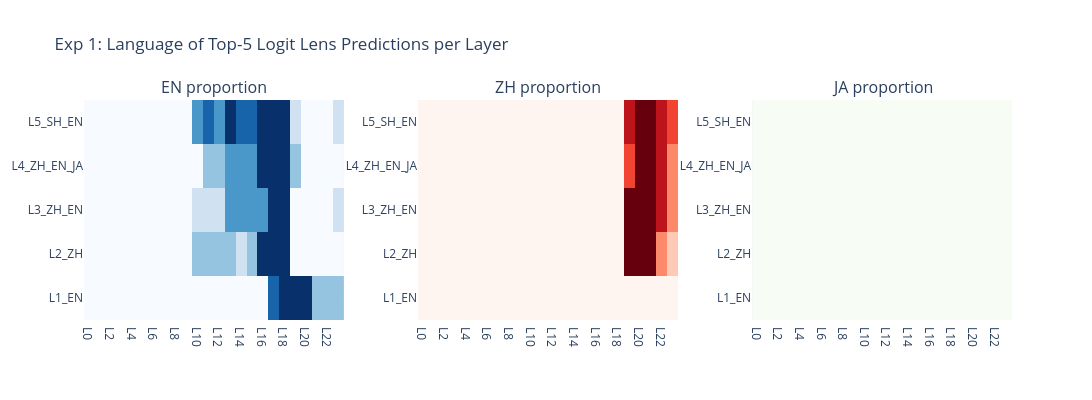

The code cell stored with this chart in its notebook:
### Markdown cell above
## Experiment 1: Multilingual Logit Lens

For each level × layer, what language are the top-5 predicted tokens in? Reveals at which layers the model "decides" its output language.

**Findings:**
- EN dominates predictions across all levels in later layers (BLOOM's training-distribution bias)
- ZH proportion rises in middle layers for code-switched inputs, then drops in L22-23 as formatting tokens (quotes, EOS) take over — not a language switch, but output formatting
- JA proportion = 0 even with hiragana input: minority language tokens are "absorbed" into the dominant language pathway

### Code cell
print("## Experiment 1: Multilingual Logit Lens\n")

all_ll_results = {}
for level, pair in multilingual_pairs.items():
    all_ll_results[level] = logit_lens_top_k(model, pair["implicit"], k=5)

lang_categories = ["EN", "ZH", "JA", "PUNCT", "OTHER"]
heatmap_data = []
for level in multilingual_pairs:
    results = all_ll_results[level]
    for layer in range(model.cfg.n_layers):
        layer_results = [r for r in results if r["layer"] == layer]
        lang_counts = {lang: 0 for lang in lang_categories}
        for r in layer_results:
            lang = r["language"]
            if lang in lang_counts: lang_counts[lang] += 1
            else: lang_counts["OTHER"] += 1
        for lang in lang_categories:
            heatmap_data.append({"level": level, "layer": layer, "language": lang,
                                 "proportion": lang_counts[lang] / len(layer_results)})

df_ll = pd.DataFrame(heatmap_data)
levels = list(multilingual_pairs.keys())

fig = make_subplots(rows=1, cols=3, subplot_titles=["EN proportion", "ZH proportion", "JA proportion"],
                    horizontal_spacing=0.08)
for col, lang in enumerate(["EN", "ZH", "JA"], 1):
    subset = df_ll[df_ll["language"] == lang]
    matrix = subset.pivot(index="level", columns="layer", values="proportion").reindex(levels)
    fig.add_trace(go.Heatmap(
        z=matrix.values, x=[f"L{i}" for i in range(model.cfg.n_layers)], y=levels,
        colorscale="Blues" if lang == "EN" else ("Reds" if lang == "ZH" else "Greens"),
        showscale=False, zmin=0, zmax=1,
    ), row=1, col=col)

fig.update_layout(title="Exp 1: Language of Top-5 Logit Lens Predictions per Layer", height=400, width=1200)
fig.write_image(f"{SAVE_DIR}/exp1_logit_lens_language.png", scale=2)
fig.show()

### Figure 1 — Plotly figure (JSON) as saved in the notebook; plotly's stock layout.template omitted (floating-point values rounded to 4 significant figures)
{"data": [{"colorscale": [[0, "rgb(247,251,255)"], [0.125, "rgb(222,235,247)"], [0.25, "rgb(198,219,239)"], [0.375, "rgb(158,202,225)"], [0.5, "rgb(107,174,214)"], [0.625, "rgb(66,146,198)"], [0.75, "rgb(33,113,181)"], [0.875, "rgb(8,81,156)"], [1, "rgb(8,48,107)"]], "showscale": false, "type": "heatmap", "x": ["L0", "L1", "L2", "L3", "L4", "L5", "L6", "L7", "L8", "L9", "L10", "L11", "L12", "L13", "L14", "L15", "L16", "L17", "L18", "L19", "L20", "L21", "L22", "L23"], "xaxis": "x", "y": ["L1_EN", "L2_ZH", "L3_ZH_EN", "L4_ZH_EN_JA", "L5_SH_EN"], "yaxis": "y", "z": [[0.0, 0.0, 0.0, 0.0, 0.0, 0.0, 0.0, 0.0, 0.0, 0.0, 0.0, 0.0, 0.0, 0.0, 0.0, 0.0, 0.0, 0.8, 1.0, 1.0, 1.0, 0.4, 0.4, 0.4], [0.0, 0.0, 0.0, 0.0, 0.0, 0.0, 0.0, 0.0, 0.0, 0.0, 0.4, 0.4, 0.4, 0.4, 0.2, 0.4, 1.0, 1.0, 1.0, 0.0, 0.0, 0.0, 0.0, 0.0], [0.0, 0.0, 0.0, 0.0, 0.0, 0.0, 0.0, 0.0, 0.0, 0.0, 0.2, 0.2, 0.2, 0.6, 0.6, 0.6, 0.6, 1.0, 1.0, 0.0, 0.0, 0.0, 0.0, 0.2], [0.0, 0.0, 0.0, 0.0, 0.0, 0.0, 0.0, 0.0, 0.0, 0.0, 0.0, 0.4, 0.4, 0.6, 0.6, 0.6, 1.0, 1.0, 1.0, 0.4, 0.0, 0.0, 0.0, 0.0], [0.0, 0.0, 0.0, 0.0, 0.0, 0.0, 0.0, 0.0, 0.0, 0.0, 0.6, 0.8, 0.6, 1.0, 0.8, 0.8, 1.0, 1.0, 1.0, 0.2, 0.0, 0.0, 0.0, 0.2]], "zmax": 1, "zmin": 0}, {"colorscale": [[0, "rgb(255,245,240)"], [0.125, "rgb(254,224,210)"], [0.25, "rgb(252,187,161)"], [0.375, "rgb(252,146,114)"], [0.5, "rgb(251,106,74)"], [0.625, "rgb(239,59,44)"], [0.75, "rgb(203,24,29)"], [0.875, "rgb(165,15,21)"], [1, "rgb(103,0,13)"]], "showscale": false, "type": "heatmap", "x": ["L0", "L1", "L2", "L3", "L4", "L5", "L6", "L7", "L8", "L9", "L10", "L11", "L12", "L13", "L14", "L15", "L16", "L17", "L18", "L19", "L20", "L21", "L22", "L23"], "xaxis": "x2", "y": ["L1_EN", "L2_ZH", "L3_ZH_EN", "L4_ZH_EN_JA", "L5_SH_EN"], "yaxis": "y2", "z": [[0.0, 0.0, 0.0, 0.0, 0.0, 0.0, 0.0, 0.0, 0.0, 0.0, 0.0, 0.0, 0.0, 0.0, 0.0, 0.0, 0.0, 0.0, 0.0, 0.0, 0.0, 0.0, 0.0, 0.0], [0.0, 0.0, 0.0, 0.0, 0.0, 0.0, 0.0, 0.0, 0.0, 0.0, 0.0, 0.0, 0.0, 0.0, 0.0, 0.0, 0.0, 0.0, 0.0, 1.0, 1.0, 1.0, 0.4, 0.2], [0.0, 0.0, 0.0, 0.0, 0.0, 0.0, 0.0, 0.0, 0.0, 0.0, 0.0, 0.0, 0.0, 0.0, 0.0, 0.0, 0.0, 0.0, 0.0, 1.0, 1.0, 1.0, 0.8, 0.4], [0.0, 0.0, 0.0, 0.0, 0.0, 0.0, 0.0, 0.0, 0.0, 0.0, 0.0, 0.0, 0.0, 0.0, 0.0, 0.0, 0.0, 0.0, 0.0, 0.6, 1.0, 1.0, 0.8, 0.4], [0.0, 0.0, 0.0, 0.0, 0.0, 0.0, 0.0, 0.0, 0.0, 0.0, 0.0, 0.0, 0.0, 0.0, 0.0, 0.0, 0.0, 0.0, 0.0, 0.8, 1.0, 1.0, 0.8, 0.6]], "zmax": 1, "zmin": 0}, {"colorscale": [[0, "rgb(247,252,245)"], [0.125, "rgb(229,245,224)"], [0.25, "rgb(199,233,192)"], [0.375, "rgb(161,217,155)"], [0.5, "rgb(116,196,118)"], [0.625, "rgb(65,171,93)"], [0.75, "rgb(35,139,69)"], [0.875, "rgb(0,109,44)"], [1, "rgb(0,68,27)"]], "showscale": false, "type": "heatmap", "x": ["L0", "L1", "L2", "L3", "L4", "L5", "L6", "L7", "L8", "L9", "L10", "L11", "L12", "L13", "L14", "L15", "L16", "L17", "L18", "L19", "L20", "L21", "L22", "L23"], "xaxis": "x3", "y": ["L1_EN", "L2_ZH", "L3_ZH_EN", "L4_ZH_EN_JA", "L5_SH_EN"], "yaxis": "y3", "z": [[0.0, 0.0, 0.0, 0.0, 0.0, 0.0, 0.0, 0.0, 0.0, 0.0, 0.0, 0.0, 0.0, 0.0, 0.0, 0.0, 0.0, 0.0, 0.0, 0.0, 0.0, 0.0, 0.0, 0.0], [0.0, 0.0, 0.0, 0.0, 0.0, 0.0, 0.0, 0.0, 0.0, 0.0, 0.0, 0.0, 0.0, 0.0, 0.0, 0.0, 0.0, 0.0, 0.0, 0.0, 0.0, 0.0, 0.0, 0.0], [0.0, 0.0, 0.0, 0.0, 0.0, 0.0, 0.0, 0.0, 0.0, 0.0, 0.0, 0.0, 0.0, 0.0, 0.0, 0.0, 0.0, 0.0, 0.0, 0.0, 0.0, 0.0, 0.0, 0.0], [0.0, 0.0, 0.0, 0.0, 0.0, 0.0, 0.0, 0.0, 0.0, 0.0, 0.0, 0.0, 0.0, 0.0, 0.0, 0.0, 0.0, 0.0, 0.0, 0.0, 0.0, 0.0, 0.0, 0.0], [0.0, 0.0, 0.0, 0.0, 0.0, 0.0, 0.0, 0.0, 0.0, 0.0, 0.0, 0.0, 0.0, 0.0, 0.0, 0.0, 0.0, 0.0, 0.0, 0.0, 0.0, 0.0, 0.0, 0.0]], "zmax": 1, "zmin": 0}], "layout": {"annotations": [{"font": {"size": 16}, "showarrow": false, "text": "EN proportion", "x": 0.14, "xanchor": "center", "xref": "paper", "y": 1, "yanchor": "bottom", "yref": "paper"}, {"font": {"size": 16}, "showarrow": false, "text": "ZH proportion", "x": 0.5, "xanchor": "center", "xref": "paper", "y": 1, "yanchor": "bottom", "yref": "paper"}, {"font": {"size": 16}, "showarrow": false, "text": "JA proportion", "x": 0.86, "xanchor": "center", "xref": "paper", "y": 1, "yanchor": "bottom", "yref": "paper"}], "height": 400, "title": {"text": "Exp 1: Language of Top-5 Logit Lens Predictions per Layer"}, "width": 1200, "xaxis": {"anchor": "y", "domain": [0, 0.28]}, "xaxis2": {"anchor": "y2", "domain": [0.36, 0.64]}, "xaxis3": {"anchor": "y3", "domain": [0.72, 1]}, "yaxis": {"anchor": "x", "domain": [0, 1]}, "yaxis2": {"anchor": "x2", "domain": [0, 1]}, "yaxis3": {"anchor": "x3", "domain": [0, 1]}}}
